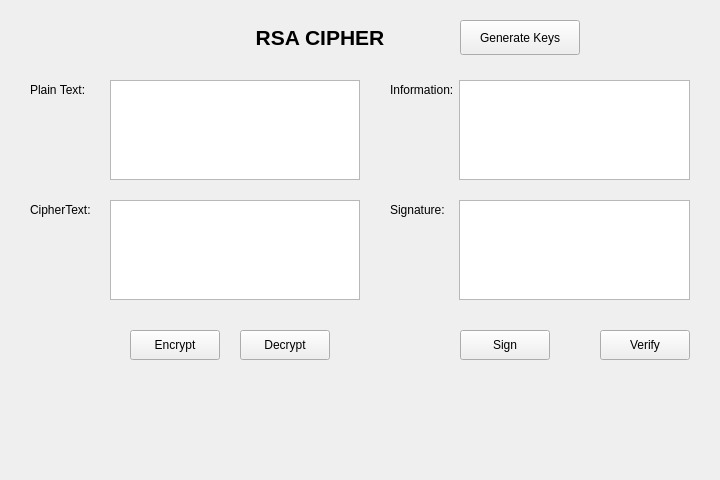
<?xml version="1.0" encoding="UTF-8"?>
<ui version="4.0">
 <class>RSACipher</class>
 <widget class="QMainWindow" name="RSACipher">
  <property name="geometry">
   <rect>
    <x>0</x>
    <y>0</y>
    <width>720</width>
    <height>480</height>
   </rect>
  </property>
  <property name="windowTitle">
   <string>RSA Cipher</string>
  </property>
  <widget class="QWidget" name="centralwidget">
   <widget class="QLabel" name="titleLabel">
    <property name="geometry">
     <rect>
      <x>240</x>
      <y>20</y>
      <width>160</width>
      <height>35</height>
     </rect>
    </property>
    <property name="font">
     <font>
      <pointsize>16</pointsize>
      <weight>75</weight>
      <bold>true</bold>
     </font>
    </property>
    <property name="text">
     <string>RSA CIPHER</string>
    </property>
    <property name="alignment">
     <set>Qt::AlignCenter</set>
    </property>
   </widget>
   <widget class="QPushButton" name="generateKeysBtn">
    <property name="geometry">
     <rect>
      <x>460</x>
      <y>20</y>
      <width>120</width>
      <height>35</height>
     </rect>
    </property>
    <property name="text">
     <string>Generate Keys</string>
    </property>
   </widget>
   <widget class="QLabel" name="plainTextLabel">
    <property name="geometry">
     <rect>
      <x>30</x>
      <y>80</y>
      <width>80</width>
      <height>20</height>
     </rect>
    </property>
    <property name="text">
     <string>Plain Text:</string>
    </property>
   </widget>
   <widget class="QTextEdit" name="plainTextEdit">
    <property name="geometry">
     <rect>
      <x>110</x>
      <y>80</y>
      <width>250</width>
      <height>100</height>
     </rect>
    </property>
   </widget>
   <widget class="QLabel" name="cipherTextLabel">
    <property name="geometry">
     <rect>
      <x>30</x>
      <y>200</y>
      <width>80</width>
      <height>20</height>
     </rect>
    </property>
    <property name="text">
     <string>CipherText:</string>
    </property>
   </widget>
   <widget class="QTextEdit" name="cipherTextEdit">
    <property name="geometry">
     <rect>
      <x>110</x>
      <y>200</y>
      <width>250</width>
      <height>100</height>
     </rect>
    </property>
   </widget>
   <widget class="QPushButton" name="encryptBtn">
    <property name="geometry">
     <rect>
      <x>130</x>
      <y>330</y>
      <width>90</width>
      <height>30</height>
     </rect>
    </property>
    <property name="text">
     <string>Encrypt</string>
    </property>
   </widget>
   <widget class="QPushButton" name="decryptBtn">
    <property name="geometry">
     <rect>
      <x>240</x>
      <y>330</y>
      <width>90</width>
      <height>30</height>
     </rect>
    </property>
    <property name="text">
     <string>Decrypt</string>
    </property>
   </widget>
   <widget class="QLabel" name="infoLabel">
    <property name="geometry">
     <rect>
      <x>390</x>
      <y>80</y>
      <width>100</width>
      <height>20</height>
     </rect>
    </property>
    <property name="text">
     <string>Information:</string>
    </property>
   </widget>
   <widget class="QTextEdit" name="infoEdit">
    <property name="geometry">
     <rect>
      <x>459</x>
      <y>80</y>
      <width>231</width>
      <height>100</height>
     </rect>
    </property>
    <property name="readOnly">
     <bool>true</bool>
    </property>
   </widget>
   <widget class="QLabel" name="signatureLabel">
    <property name="geometry">
     <rect>
      <x>390</x>
      <y>200</y>
      <width>100</width>
      <height>20</height>
     </rect>
    </property>
    <property name="text">
     <string>Signature:</string>
    </property>
   </widget>
   <widget class="QTextEdit" name="signatureEdit">
    <property name="geometry">
     <rect>
      <x>459</x>
      <y>200</y>
      <width>231</width>
      <height>100</height>
     </rect>
    </property>
    <property name="readOnly">
     <bool>true</bool>
    </property>
   </widget>
   <widget class="QPushButton" name="signBtn">
    <property name="geometry">
     <rect>
      <x>460</x>
      <y>330</y>
      <width>90</width>
      <height>30</height>
     </rect>
    </property>
    <property name="text">
     <string>Sign</string>
    </property>
   </widget>
   <widget class="QPushButton" name="verifyBtn">
    <property name="geometry">
     <rect>
      <x>600</x>
      <y>330</y>
      <width>90</width>
      <height>30</height>
     </rect>
    </property>
    <property name="text">
     <string>Verify</string>
    </property>
   </widget>
  </widget>
 </widget>
 <resources/>
 <connections/>
</ui>
